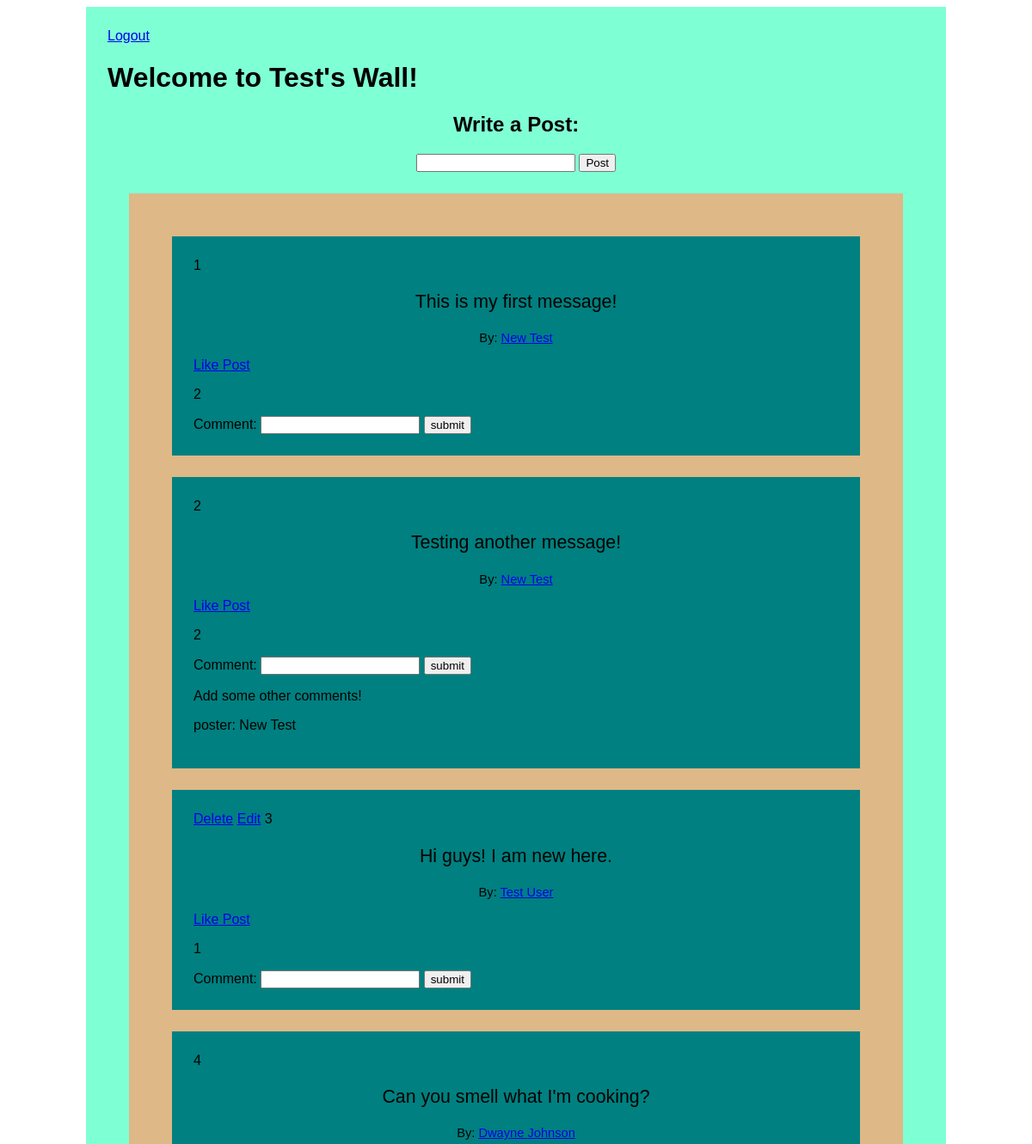
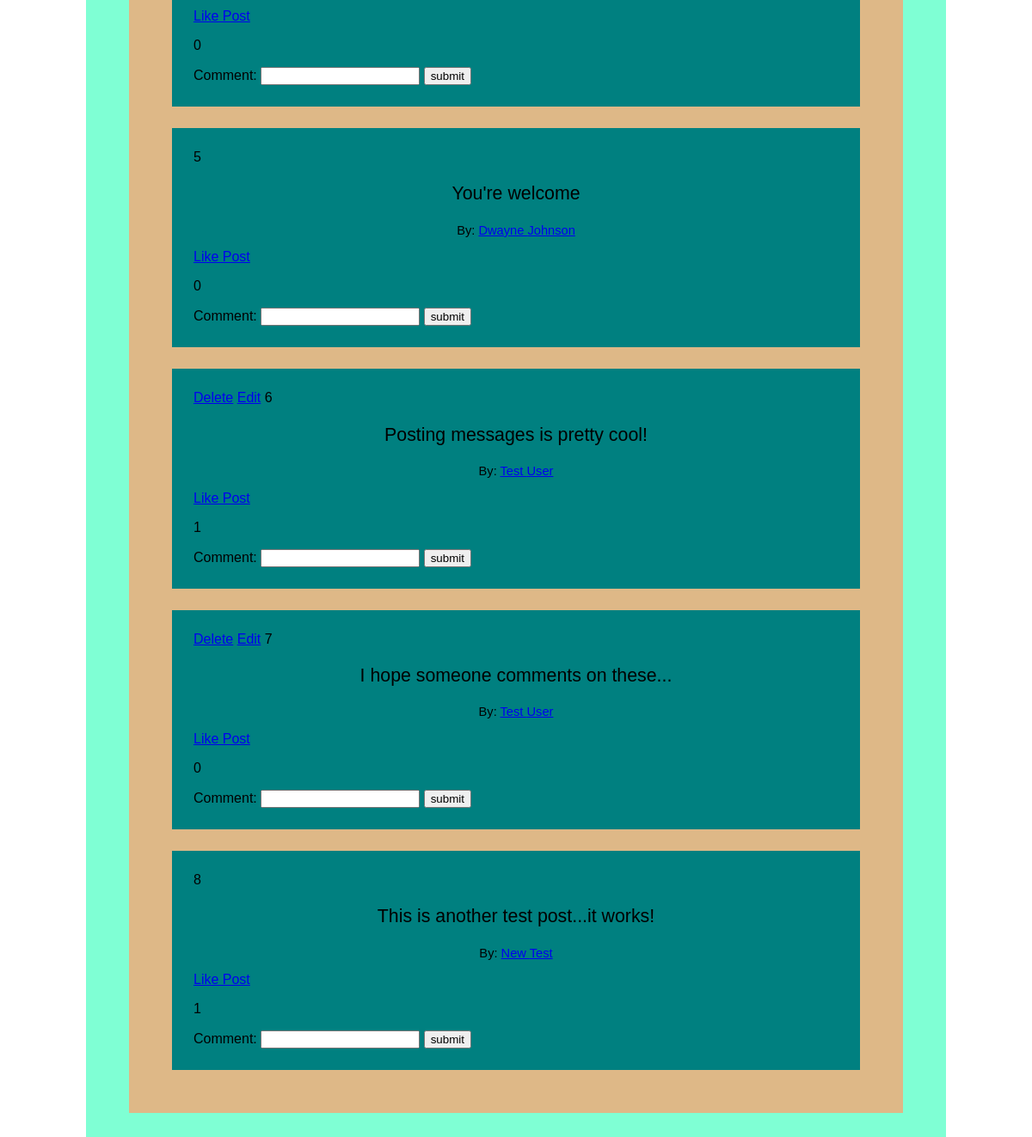
The app's page /success (signed in), older data (2 pictures, top to bottom).
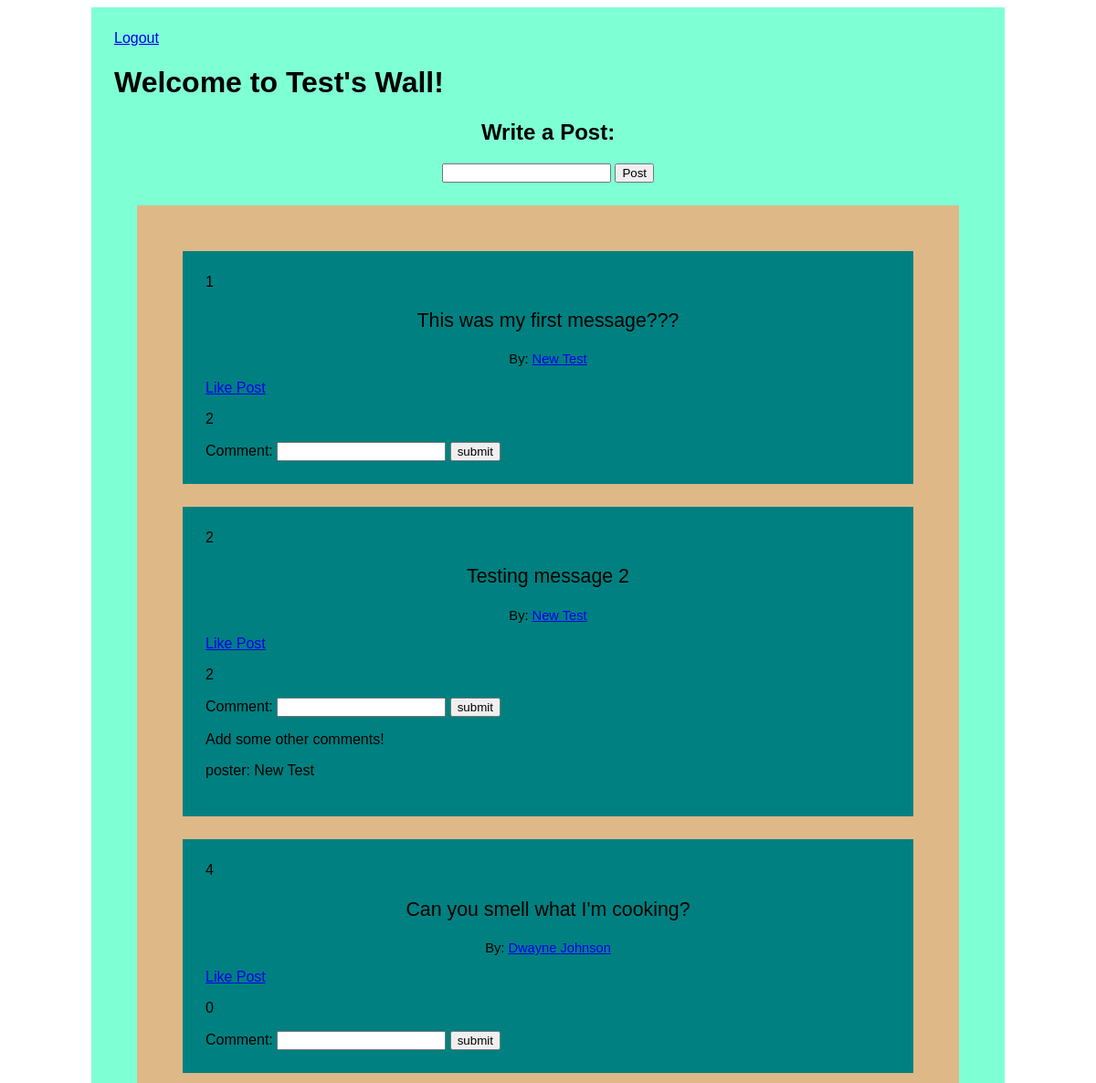
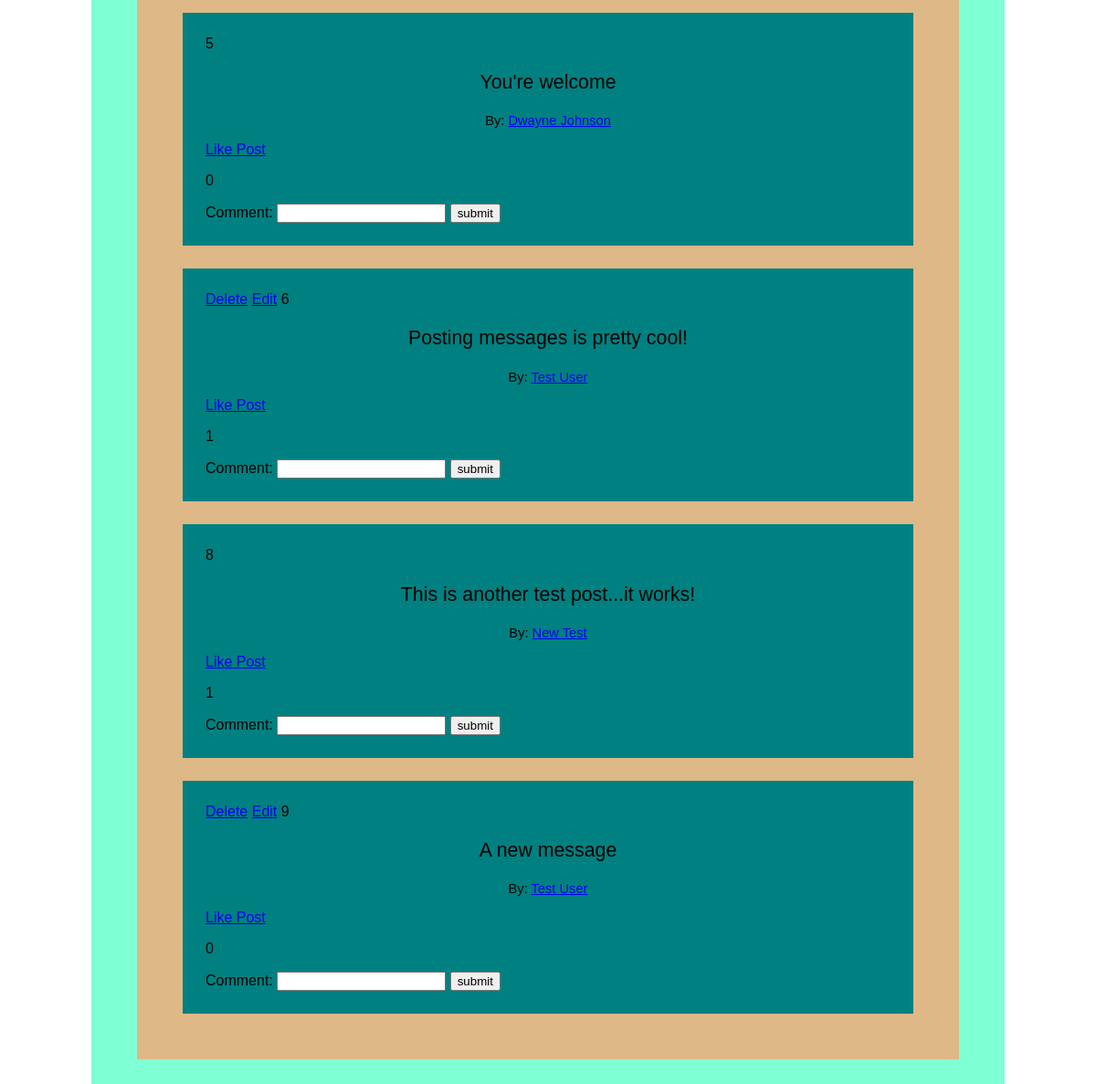
The same page, newer data (2 pictures, top to bottom).
### logreg/models.py (models this page shows)
class Wall_Message(models.Model):
    message = models.CharField(max_length=255)
    poster = models.ForeignKey(User, related_name='user_messages', on_delete=models.CASCADE)
    user_likes = models.ManyToManyField(User, related_name='liked_posts')

class User(models.Model):
    first_name = models.CharField(max_length=50)
    last_name = models.CharField(max_length=50)
    email = models.CharField(max_length=50)
    password = models.CharField(max_length=50)
    objects = UserManager()

class Comment(models.Model):
    comment = models.CharField(max_length=255)
    poster = models.ForeignKey(User, related_name='user_comments', on_delete=models.CASCADE)
    wall_message = models.ForeignKey(Wall_Message, related_name="post_comments", on_delete=models.CASCADE)

### logreg/views.py (the view)
# urls.py: path('success', views.success),
def success(request):
    if 'user' not in request.session:
        return redirect('/')
    context = {
        'wall_messages': Wall_Message.objects.all()
    }
    return render(request, 'success.html', context)

### logreg/templates/success.html (shortened to what this page needs)
<!DOCTYPE html>
<html lang="en">
<head>
    {% load static %}
    <link rel="stylesheet" href="{% static 'style.css' %}">
</head>
<body>
    <div id='wrap'>
        <a href="/logout">Logout</a>
        <h1>Welcome to {{request.session.user}}'s Wall!</h1>
        <div id='write'>
            <h2>Write a Post:</h2>
            <form action="/process_message" method=POST>
                <input type="text" name='mess'>
                <input type="submit" value="Post">
            </form>
        </div>
        <div id='posts'>
            {% for post in wall_messages %}
            <div class='one_post'>
                {% if request.session.id is post.poster.id %}
                <a href="/delete/{{post.id}}">Delete</a>
                <a href="/edit/{{post.id}}">Edit</a>
                {% endif %}
                {{post.id}}
                <p class='post'>{{post.message}}</p>
                <p class='poster'>By: <a href="/user_profile/{{post.poster.id}}">{{post.poster.first_name}} {{post.poster.last_name}}</a></p>
                <a href="/like/{{post.id}}">Like Post</a>
                <p>{{ post.user_likes.count }}</p>
                <form action="/add_comment/{{post.id}}" method=POST>
                    Comment: <input type="text" name='comment'>
                    <input type="submit" value='submit'>
                </form>
                {% for comment in post.post_comments.all %}
                    <p>{{comment.comment}}</p>
                    <p>poster: {{comment.poster.first_name}} {{comment.poster.last_name}}</p>
                {% endfor %}
            </div>
            {% endfor %}
        </div>
    </div>
</body>
</html>

### logreg/static/style.css (style rules this page uses)
#wrap { margin: 0px auto; background-color: aquamarine; width: 950px; font-family: sans-serif; padding: 25px; }
#posts { background-color: burlywood; padding: 25px; margin: 25px; }
.one_post { background-color: teal; padding: 25px; margin: 25px; min-height: 100px; }
.post { font-size: 16pt; text-align: center; }
.poster { font-size: 11pt; text-align: center; }
#write { text-align: center; }

Row changes from the older to the newer data that the page shows:
removed Wall_Message: id "3", message "Hi guys! I am new here.", poster.first_name "Test", poster.last_name "User", user_likes.count "1"
removed Wall_Message: id "7", message "I hope someone comments on these...", poster.first_name "Test", poster.last_name "User", user_likes.count "0"
changed Wall_Message id 1: message "This is my first message!" → "This was my first message???"
changed Wall_Message id 2: message "Testing another message!" → "Testing message 2"
added Wall_Message: id "9", message "A new message", poster.first_name "Test", poster.last_name "User", user_likes.count "0"
